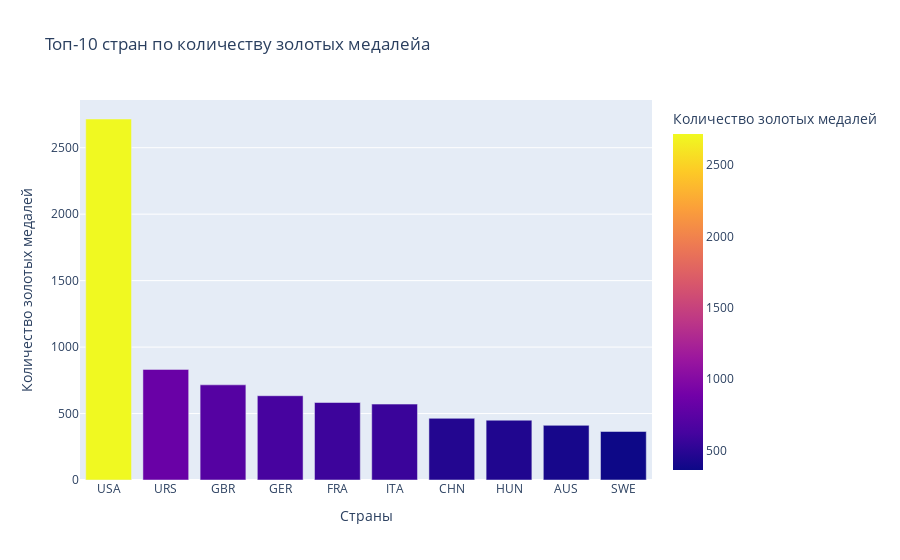

Write notebook code for a chart like this one.
### Markdown cell above
7. Какие 10 стран на текущий момент имеют наибольшее количество золотых медалей?

### Code cell
df1 = df.copy()
df1 = df1[(df1["Medal"] != "No medal")]

df1["gold"] = df1["Medal"].apply(lambda x: 1 if x == "Gold" else np.nan)

gold_counts = df1.groupby("NOC")["gold"].count().reset_index().sort_values(by="gold", ascending=False).head(10)

fig = px.bar(gold_counts, x='NOC', y='gold',
             title='Топ-10 стран по количеству золотых медалейа',
             labels={'gold': 'Количество золотых медалей', 'NOC': 'Страна'},
             color='gold')

fig.update_layout(xaxis_title='Страны', yaxis_title='Количество золотых медалей')

fig.show()

### Figure 1 — Plotly figure (JSON) as saved in the notebook; plotly's stock layout.template omitted (floating-point values rounded to 4 significant figures)
{"data": [{"alignmentgroup": "True", "hovertemplate": "Страна=%{x}<br>Количество золотых медалей=%{marker.color}<extra></extra>", "legendgroup": "", "marker": {"color": [2716, 832, 716, 634, 583, 571, 464, 450, 411, 365], "coloraxis": "coloraxis", "pattern": {"shape": ""}}, "name": "", "offsetgroup": "", "orientation": "v", "showlegend": false, "textposition": "auto", "type": "bar", "x": ["USA", "URS", "GBR", "GER", "FRA", "ITA", "CHN", "HUN", "AUS", "SWE"], "xaxis": "x", "y": [2716, 832, 716, 634, 583, 571, 464, 450, 411, 365], "yaxis": "y"}], "layout": {"autosize": true, "barmode": "relative", "coloraxis": {"colorbar": {"title": {"text": "Количество золотых медалей"}}, "colorscale": [[0, "#0d0887"], [0.1111, "#46039f"], [0.2222, "#7201a8"], [0.3333, "#9c179e"], [0.4444, "#bd3786"], [0.5556, "#d8576b"], [0.6667, "#ed7953"], [0.7778, "#fb9f3a"], [0.8889, "#fdca26"], [1, "#f0f921"]]}, "legend": {"tracegroupgap": 0}, "title": {"text": "Топ-10 стран по количеству золотых медалейа"}, "xaxis": {"anchor": "y", "autorange": true, "domain": [0, 1], "range": [-0.5, 9.5], "title": {"text": "Страны"}, "type": "category"}, "yaxis": {"anchor": "x", "autorange": true, "domain": [0, 1], "range": [0, 2859.0], "title": {"text": "Количество золотых медалей"}, "type": "linear"}}}
